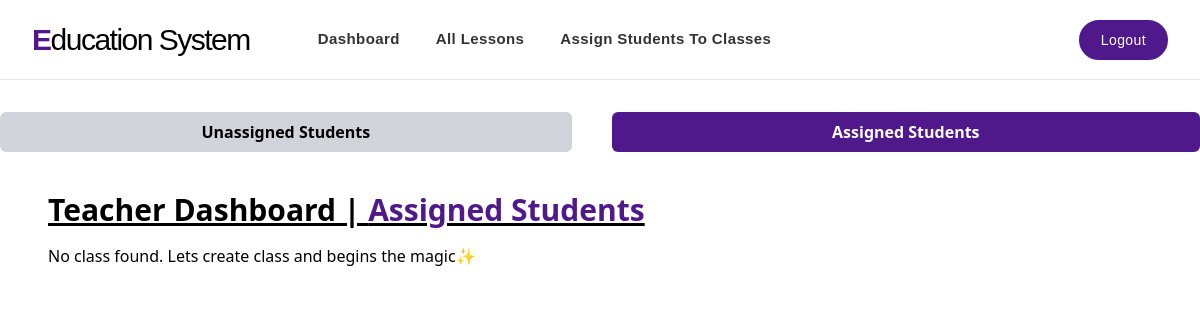
The page /teacher/assigned_students/ (signed in) on the database as committed earlier.
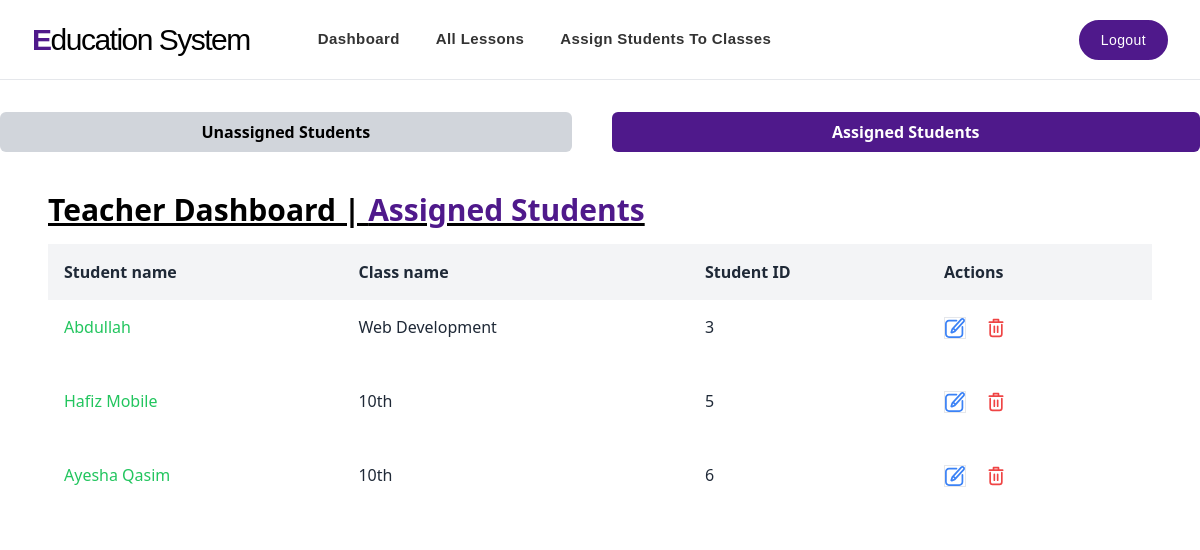
The same page on the database as committed later.
### user_accounts/models.py (models this page shows, shortened)
class CustomUser(AbstractUser):
    username                 = None
    name                     = models.CharField(max_length=255)
    email                    = models.EmailField(max_length=255, unique=True)
    ROLE_CHOICES = [
        ('admin', 'Admin'),
        ('teacher', 'Teacher'),
        ('student', 'Student')
    ]
    role                     = models.CharField(max_length=10, choices=ROLE_CHOICES)
    class_id                 = models.ForeignKey(
        'teacher.Class',  # Using a string reference to avoid import issues
        null=True,
        blank=True,
        on_delete=models.SET_NULL
    )
    USERNAME_FIELD = 'email'
    REQUIRED_FIELDS = ['name']
    objects = MyAccountManager()

### teacher/models.py (models this page shows, shortened)
class Class(models.Model):
    name                        = models.CharField(max_length=255)
    teacher_id                  = models.ForeignKey(CustomUser, on_delete=models.CASCADE)

### teacher/decorators.py (the view)
        @user_passes_test(lambda u: u.is_authenticated and u.role == role, login_url='/login/')
        def _wrapped_view(request, *args, **kwargs):
            if request.user.is_authenticated and request.user.role == role:
                return view_func(request, *args, **kwargs)
            else:
                return redirect('/dashboard/')

### teacher/views.py (called while the page is built)
@role_required('teacher')
def assigned_students_list(request):
    students = CustomUser.objects.filter(role='student').exclude(class_id=None)
    assigned_students = [std for std in students if std.class_id and Class.objects.filter(id=std.class_id.id).exists()]
    context = {'students': assigned_students}
    return render(request, "teacher/assigned_students.html", context)

### teacher/templates/teacher/assigned_students.html (shortened to what this page needs)
{% extends "base.html" %}
{% block content %}
<main>
    <div class="pt-28">
        <div class="flex gap-10 mb-10">
            <a href="{% url 'assign_students' %}" class="w-full">
                <button type="submit" class="bg-gray-300 hover:opacity-90  font-semibold rounded-md py-2 px-4 w-full">
                    Unassigned Students
                </button>
            </a>
            <button type="submit"
                class="bg-[#4F198B] text-white hover:opacity-90 font-semibold rounded-md py-2 px-4 w-full">
                Assigned Students
            </button>
        </div>
        <div class="flex justify-between px-12">
            <h1 class="text-3xl underline font-semibold mb-4">Teacher Dashboard | <span class="text-[#4F198B]">Assigned
                    Students</span></h1>
        </div>
        <div class="font-sans overflow-x-auto px-12">
            {% if students %}
            <table class="min-w-full bg-white">
                <thead class="bg-gray-100 whitespace-nowrap">
                    <tr>
                        <th class="p-4 text-left text-base font-semibold text-gray-800">
                            Student name
                        </th>
                        <th class="p-4 text-left text-base font-semibold text-gray-800">
                            Class name
                        </th>
                        <th class="p-4 text-left text-base font-semibold text-gray-800">
                            Student ID
                        </th>
                        <th class="p-4 text-left text-base font-semibold text-gray-800">
                            Actions
                        </th>
                    </tr>
                </thead>
                <tbody class="whitespace-nowrap">
                    {% for std in students %}
                    <tr class="hover:bg-gray-50">
                        <td class="p-4 text-[16px] text-green-500">
                            <p class="mb-5">{{std.name}}</p>
                        </td>
                        <td class="p-4 text-[16px] text-gray-800">
                            <p class="mb-5">{{ std.class_id.name }}</p>
                        </td>
                        <td class="p-4 text-[16px] text-gray-800">
                            <p class="mb-5">{{std.id}}</p>
                        </td>
                        <td class="pb-4 px-4">
                            <a href="{% url 'update_assigned_student' student_id=std.id %}">
                                <button class="mr-4 border" title="Edit">
                                </button>
                            </a>
                            <a href="{% url 'remove_assigned_student' student_id=std.id %}">
                                <button class="mr-4" title="Delete">
                                </button>
                            </a>
                        </td>
                    </tr>
                    {% endfor %}
                </tbody>
                {% else %}
                <p>No class found. Lets create class and begins the magic✨</p>
            {% endif %}
        </div>
    </div>
</main>
{% endblock %}

Rows that differ between the two databases and show on the page:
added CustomUser: name "Abdullah", class_id.name "Web Development", id "3"
added CustomUser: name "Hafiz Mobile", class_id.name "10th", id "5"
added CustomUser: name "Ayesha Qasim", class_id.name "10th", id "6"
Other text that changed with them:
text no longer shown: "No class found. Lets create class and begins the magic✨"
text now shown: "Student name Class name Student ID Actions"
